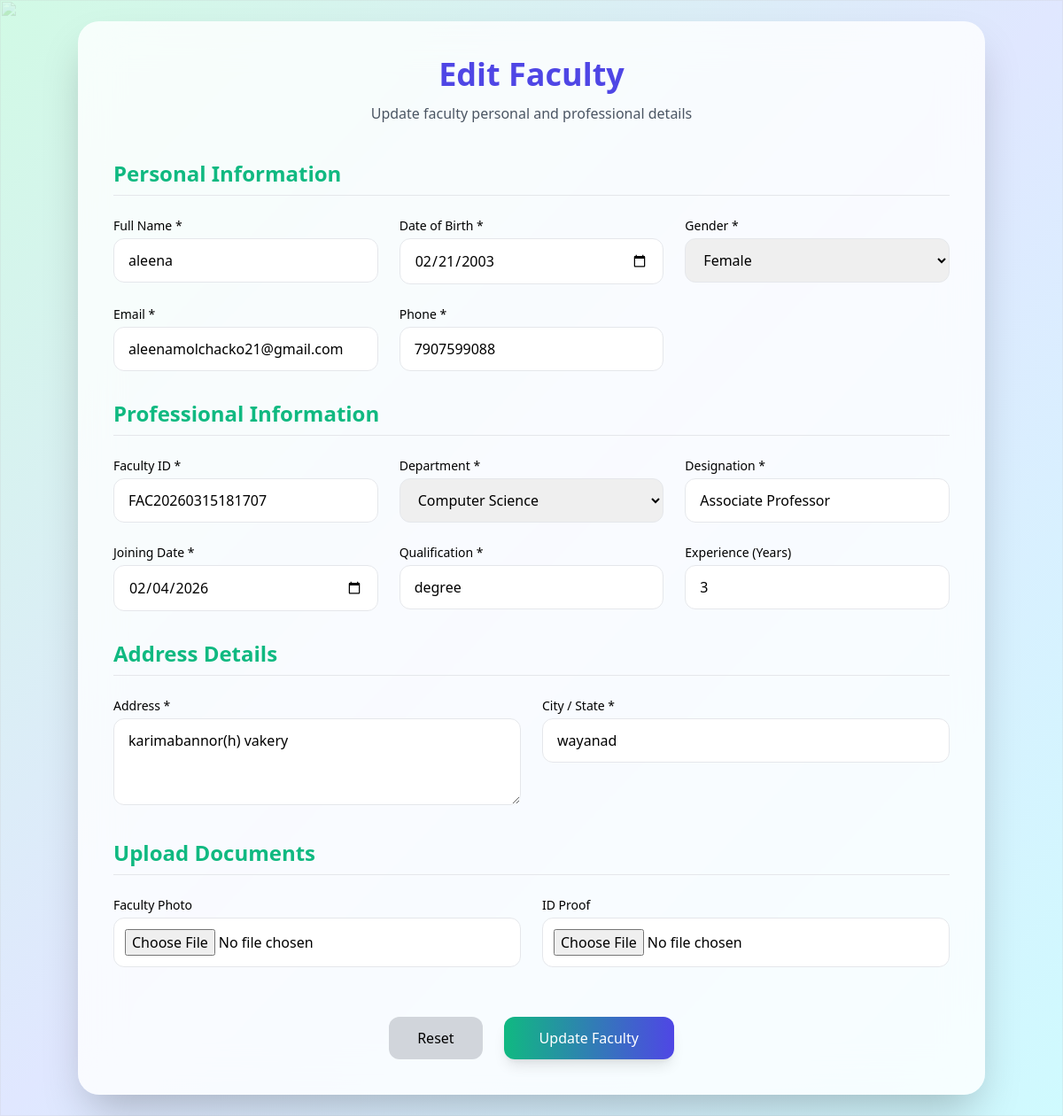
Screenshot of /faculty/edit/2/ (signed in) with the database file from the repository.
### student_app/models.py (models this page shows, shortened)
class Faculty(models.Model):
    facultyid = models.CharField(max_length=100, unique=True, blank=True)
    fullname = models.CharField(max_length=100)
    dob = models.DateField()
    gender = models.CharField(max_length=10)
    email = models.EmailField()
    phone = models.CharField(max_length=15)
    department = models.CharField(max_length=100)
    designation = models.CharField(max_length=100)
    qualification = models.CharField(max_length=100)
    experience = models.IntegerField()
    joining_date = models.DateField(null=True, blank=True)
    address = models.TextField()
    city = models.CharField(max_length=100, null=True, blank=True)
    photo = models.ImageField(upload_to="faculty_photos/", null=True, blank=True)
    id_proof = models.FileField(upload_to="faculty_documents/", blank=True, null=True)

### student_app/views.py (the view, shortened to what this page needs)
# urls.py: path('faculty/edit/<int:id>/', edit_faculty, name='faculty_edit'),
@login_required
def edit_faculty(request, id):
    faculty = get_object_or_404(Faculty, id=id)
    return render(request, "editfaculty.html", {"faculty": faculty})

### student_app/templates/editfaculty.html (shortened to what this page needs)
<!DOCTYPE html>
<html lang="en">
<head>
<script src="https://cdn.tailwindcss.com"></script>
</head>
<body class="min-h-screen bg-gradient-to-br from-emerald-100 via-indigo-100 to-cyan-100">
<div class="fixed inset-0 -z-10">
  <img src="https://images.unsplash.com/photo-1523240795612-9a054b0db644"
       class="w-full h-full object-cover opacity-20">
</div>
<div class="min-h-screen flex items-center justify-center p-6">
<div class="w-full max-w-5xl bg-white/80 backdrop-blur-xl shadow-2xl rounded-3xl p-10">
<div class="text-center mb-10">
  <h1 class="text-4xl font-extrabold text-secondary mb-3">Edit Faculty</h1>
  <p class="text-gray-600">Update faculty personal and professional details</p>
</div>
<form method="POST" action="{% url 'faculty_edit' faculty.id %}" enctype="multipart/form-data" class="space-y-8">
<div>
<h2 class="text-2xl font-bold text-primary mb-6 border-b pb-2">Personal Information</h2>
<div class="grid md:grid-cols-3 gap-6">
<div>
<label class="block text-sm font-medium mb-1">Full Name *</label>
<input type="text" name="fullname" required value="{{ faculty.fullname }}"
class="w-full px-4 py-3 rounded-xl border focus:ring-2 focus:ring-primary outline-none">
</div>
<div>
<label class="block text-sm font-medium mb-1">Date of Birth *</label>
<input type="date" name="dob" value="{{ faculty.dob|date:'Y-m-d' }}" required
class="w-full px-4 py-3 rounded-xl border focus:ring-2 focus:ring-primary outline-none">
</div>
<div>
<label class="block text-sm font-medium mb-1">Gender *</label>
<select name="gender" required
class="w-full px-4 py-3 rounded-xl border focus:ring-2 focus:ring-primary outline-none">
<option value="Female" {% if faculty.gender == "Female" %}selected{% endif %}>Female</option>
</select>
</div>
<div>
<label class="block text-sm font-medium mb-1">Email *</label>
<input type="email" name="email" value="{{ faculty.email }}" required
class="w-full px-4 py-3 rounded-xl border focus:ring-2 focus:ring-primary outline-none">
</div>
<div>
<label class="block text-sm font-medium mb-1">Phone *</label>
<input type="tel" name="phone" value="{{ faculty.phone }}" required
class="w-full px-4 py-3 rounded-xl border focus:ring-2 focus:ring-primary outline-none">
</div>
</div>
</div>
<div>
<h2 class="text-2xl font-bold text-primary mb-6 border-b pb-2">Professional Information</h2>
<div class="grid md:grid-cols-3 gap-6">
<div>
<label class="block text-sm font-medium mb-1">Faculty ID *</label>
<input type="text" name="facultyid" value="{{ faculty.facultyid }}" required
class="w-full px-4 py-3 rounded-xl border focus:ring-2 focus:ring-primary outline-none">
</div>
<div>
<label class="block text-sm font-medium mb-1">Department *</label>
<select name="department" required
class="w-full px-4 py-3 rounded-xl border focus:ring-2 focus:ring-primary outline-none">
<option value="Computer Science" {% if faculty.department == "Computer Science" %}selected{% endif %}>Computer Science</option>
</select>
</div>
<div>
<label class="block text-sm font-medium mb-1">Designation *</label>
<input type="text" name="designation" value="{{ faculty.designation }}" required
class="w-full px-4 py-3 rounded-xl border focus:ring-2 focus:ring-primary outline-none">
</div>
<div>
<label class="block text-sm font-medium mb-1">Joining Date *</label>
<input type="date" name="joining_date" value="{{ faculty.joining_date|date:'Y-m-d' }}" required
class="w-full px-4 py-3 rounded-xl border focus:ring-2 focus:ring-primary outline-none">
</div>
<div>
<label class="block text-sm font-medium mb-1">Qualification *</label>
<input type="text" name="qualification" value="{{ faculty.qualification }}" required
class="w-full px-4 py-3 rounded-xl border focus:ring-2 focus:ring-primary outline-none">
</div>
<div>
<label class="block text-sm font-medium mb-1">Experience (Years)</label>
<input type="number" name="experience" value="{{ faculty.experience }}"
class="w-full px-4 py-3 rounded-xl border focus:ring-2 focus:ring-primary outline-none">
</div>
</div>
</div>
<div>
<h2 class="text-2xl font-bold text-primary mb-6 border-b pb-2">Address Details</h2>
<div class="grid md:grid-cols-2 gap-6">
<div>
<label class="block text-sm font-medium mb-1">Address *</label>
<textarea name="address" rows="3" required
class="w-full px-4 py-3 rounded-xl border focus:ring-2 focus:ring-primary outline-none">{{ faculty.address }}</textarea>
</div>
<div>
<label class="block text-sm font-medium mb-1">City / State *</label>
<input type="text" name="city" value="{{ faculty.city }}" required
class="w-full px-4 py-3 rounded-xl border focus:ring-2 focus:ring-primary outline-none">
</div>
</div>
</div>
<div>
<h2 class="text-2xl font-bold text-primary mb-6 border-b pb-2">Upload Documents</h2>
<div class="grid md:grid-cols-2 gap-6">
<div>
<label class="block text-sm font-medium mb-1">Faculty Photo</label>
<input type="file" name="photo" accept="image/*"
class="w-full border rounded-xl p-3 bg-white">
</div>
<div>
<label class="block text-sm font-medium mb-1">ID Proof</label>
<input type="file" name="id_proof" accept=".pdf"
class="w-full border rounded-xl p-3 bg-white">
</div>
</div>
</div>
<div class="flex justify-center space-x-6 pt-6">
<button type="reset"
class="px-8 py-3 bg-gray-300 rounded-xl hover:bg-gray-400 transition">
Reset
</button>
<button type="submit"
class="px-10 py-3 bg-gradient-to-r from-primary to-secondary text-white rounded-xl shadow-lg hover:scale-105 transition">
Update Faculty
</button>
</div>
</form>
</div>
</div>
</body>
</html>

### rows the page displays
Faculty: fullname "aleena", dob "02/21/2003", gender "Female", email "aleenamolchacko21@gmail.com", phone "7907599088", facultyid "FAC20260315181707", department "Computer Science", designation "Associate Professor", joining_date "02/04/2026", qualification "degree", experience "3", address "karimabannor(h) vakery", city "wayanad"
